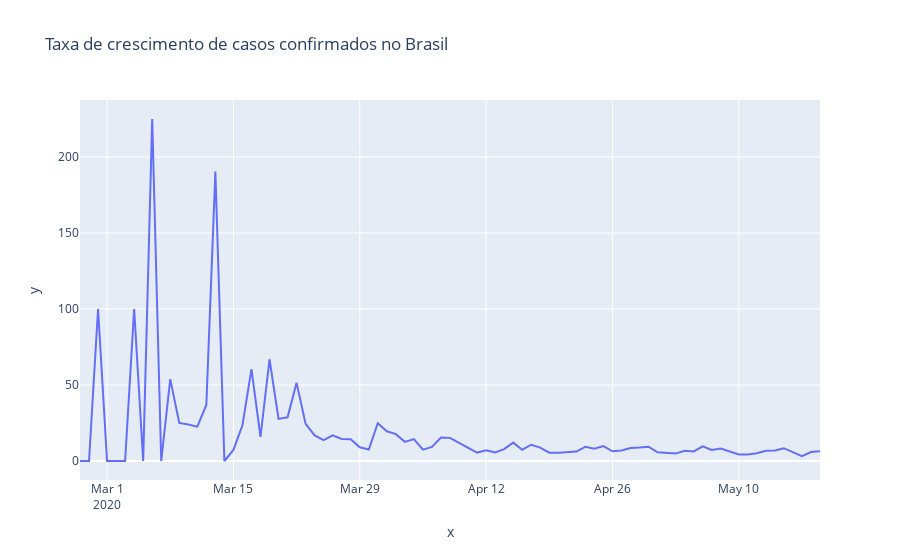

Notebook code cell kept with this figure:
### Code cell
primeiro_dia =  brasil.observationdate.loc[brasil.confirmed > 0].min()

px.line(x=pd.date_range(primeiro_dia, brasil.observationdate.max())[1:],
       y=tx_dia, title='Taxa de crescimento de casos confirmados no Brasil')
